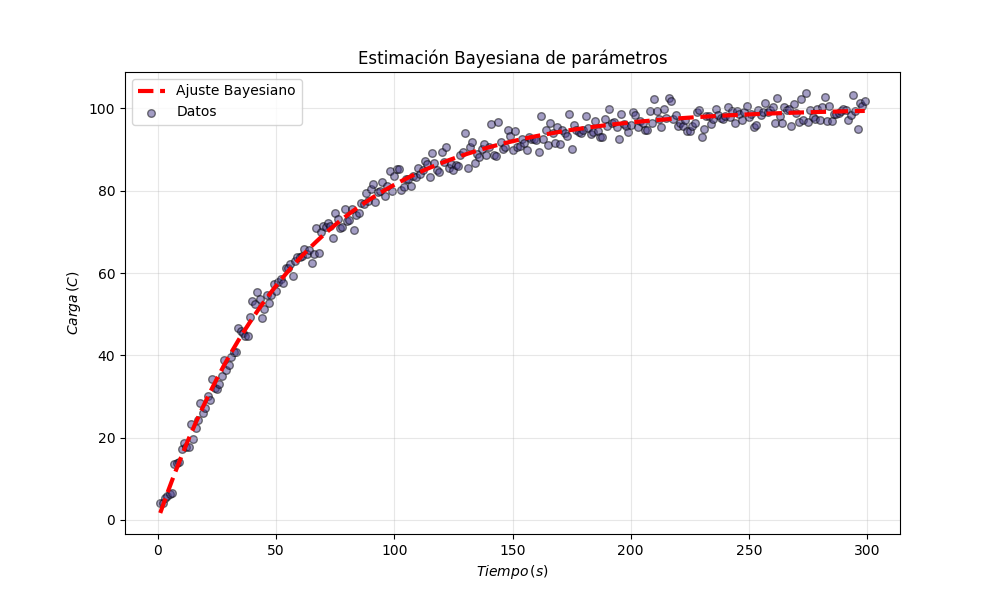

Write the Python code that produced this figure.
import numpy as np
import matplotlib.pyplot as plt

datos = np.loadtxt("CircuitoRC.txt")
t = datos[:,0]
carga = datos[:,1]

def likelihood(y_obs,y_model):
	chi2 = 0.5*np.sum((y_obs-y_model)**2)*0.0001
	return np.exp(-chi2)


def model(t_obs,R,C):
	Q_max = 10 * C
	return Q_max*(1-np.exp(-t_obs/(R*C)))

#Primer intento
R_walk = np.empty((0))
c_walk = np.empty((0))
l_walk = np.empty((0))

R_walk = np.append(R_walk, np.random.random())
c_walk = np.append(c_walk, np.random.random())

carga_mod = model(t,R_walk[0],c_walk[0])
l_walk = np.append(l_walk, likelihood(carga,carga_mod))

# Num. de iteraciones
n_iterations = 20000

#Comparación del modelo_new con el _old
for i in range(n_iterations):
	sigma = 0.1
	R_prime = np.random.normal(R_walk[i],sigma)
	c_prime = np.random.normal(c_walk[i],sigma)

	carga_mod = model(t,R_walk[i],c_walk[i])
	carga_prime = model(t,R_prime,c_prime)

	l_prime = likelihood(carga, carga_prime)
	l_init = likelihood(carga, carga_mod)

	alpha = l_prime/l_init
	if(alpha>=1.0):
		R_walk  = np.append(R_walk,R_prime)
		c_walk  = np.append(c_walk,c_prime)
		l_walk = np.append(l_walk, l_prime)
	else:
		beta = np.random.random()
		if(beta<=alpha):
			R_walk = np.append(R_walk,R_prime)
			c_walk = np.append(c_walk,c_prime)
			l_walk = np.append(l_walk, l_prime)
		else:
			R_walk = np.append(R_walk,R_walk[i])
			c_walk = np.append(c_walk,c_walk[i])
			l_walk = np.append(l_walk, l_init)

max_likelihood_id = np.argmax(l_walk)
best_R = R_walk[max_likelihood_id]
best_c = c_walk[max_likelihood_id]

f1 , ax = plt.subplots(1,2, sharey=True,figsize=(10,6))
ax[0].scatter(R_walk, -np.log(l_walk),edgecolor= 'k')
ax[0].set_ylabel("Likelihood")
ax[0].set_xlabel("R")
ax[1].scatter(c_walk, -np.log(l_walk),edgecolor= 'k')
ax[1].set_xlabel("C")
plt.suptitle("Parámetros generados por el método bayesiano")
plt.savefig("R-C_likelihood.png")



f2 , ax = plt.subplots(1,2,figsize=(10,6))
ax[0].hist(R_walk, 20, normed=True,edgecolor='black')
ax[0].set_xlabel("R")
ax[1].hist(c_walk, 20, normed=True,edgecolor='black')
ax[1].set_xlabel("C")
plt.suptitle("Histrogramas de R y C")
plt.savefig("R-C_hist.png")



best_carga = model(t,best_R,best_c)
fig = plt.figure(figsize=(10,6))
plt.scatter(t,carga, edgecolor= 'k', color= 'darkslateblue', s=30 , alpha=0.5, label="Datos")
plt.plot(t,best_carga, color='red', label="Ajuste Bayesiano", linestyle="--", linewidth=3)
plt.legend()
plt.grid(True,alpha=0.3)
plt.xlabel(r"$Tiempo \, (s)$")
plt.ylabel(r"$Carga \, (C)$")
plt.title("Estimación Bayesiana de parámetros")
print("R = %f \nC = %f \nQmax$ = %f$" %(best_R,best_c,best_c*10))
plt.savefig("circuito_bayesian.png")
